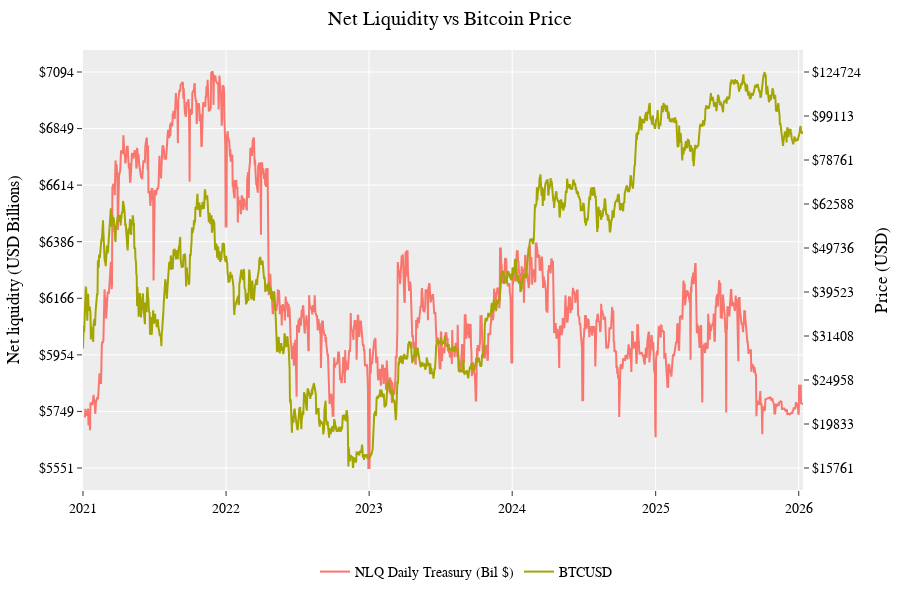

Notebook code cell kept with this figure:
### Code cell
fig = chp.dual_axis_basic_plot(primary_data=netliq, secondary_data=bitty.loc["01-01-2021":], template="ggplot2",
                               log_primary=True, log_secondary=True, title="Net Liquidity vs Bitcoin Price",
                               primary_yaxis_title="Net liquidity (USD Billions)", secondary_yaxis_title=" Price (USD)",     custom_ticks_primary=8,
    custom_ticks_secondary=10, height = 600,
    primary_tick_prefix='$',
    secondary_tick_prefix='$',
    primary_ticks_int=True,
    secondary_ticks_int=True)
fig.show()

### Figure 1 — Plotly figure (JSON) as saved in the notebook; plotly's stock layout.template omitted (floating-point values rounded to 4 significant figures; data arrays with more than 128 entries replaced by an {"elided": "..."} marker saying what was removed)
{"data": [{"mode": "lines", "name": "NLQ Daily Treasury (Bil $)", "type": "scatter", "x": {"elided": "1833 str values"}, "xaxis": "x", "y": {"elided": "1833 float values"}, "yaxis": "y"}, {"mode": "lines", "name": "BTCUSD", "type": "scatter", "x": {"elided": "1838 str values"}, "xaxis": "x", "y": {"elided": "1838 float values"}, "yaxis": "y2"}], "layout": {"font": {"color": "black", "family": "Arial, sans-serif", "size": 14}, "height": 600, "hovermode": "x unified", "legend": {"bgcolor": "rgba(255,255,255,0)", "bordercolor": "rgba(255,255,255,0)", "orientation": "h", "x": 0.5, "xanchor": "center", "y": -0.15, "yanchor": "top"}, "margin": {"b": 80, "l": 50, "r": 50, "t": 50}, "title": {"text": "Net Liquidity vs Bitcoin Price"}, "xaxis": {"anchor": "y", "domain": [0, 0.94]}, "yaxis": {"anchor": "x", "domain": [0, 1], "tickmode": "array", "ticktext": ["$5551", "$5749", "$5954", "$6166", "$6386", "$6614", "$6849", "$7094"], "tickvals": [5551.0, 5749.0, 5954.0, 6166.0, 6386.0, 6614.0, 6849.0, 7094.0], "title": {"text": "Net liquidity (USD Billions)"}, "type": "log"}, "yaxis2": {"anchor": "x", "overlaying": "y", "showgrid": false, "side": "right", "tickmode": "array", "ticktext": ["$15761", "$19833", "$24958", "$31408", "$39523", "$49736", "$62588", "$78761", "$99113", "$124724"], "tickvals": [15760.0, 19830.0, 24960.0, 31410.0, 39520.0, 49740.0, 62590.0, 78760.0, 99110.0, 124700.0], "title": {"text": " Price (USD)"}, "type": "log"}}}
